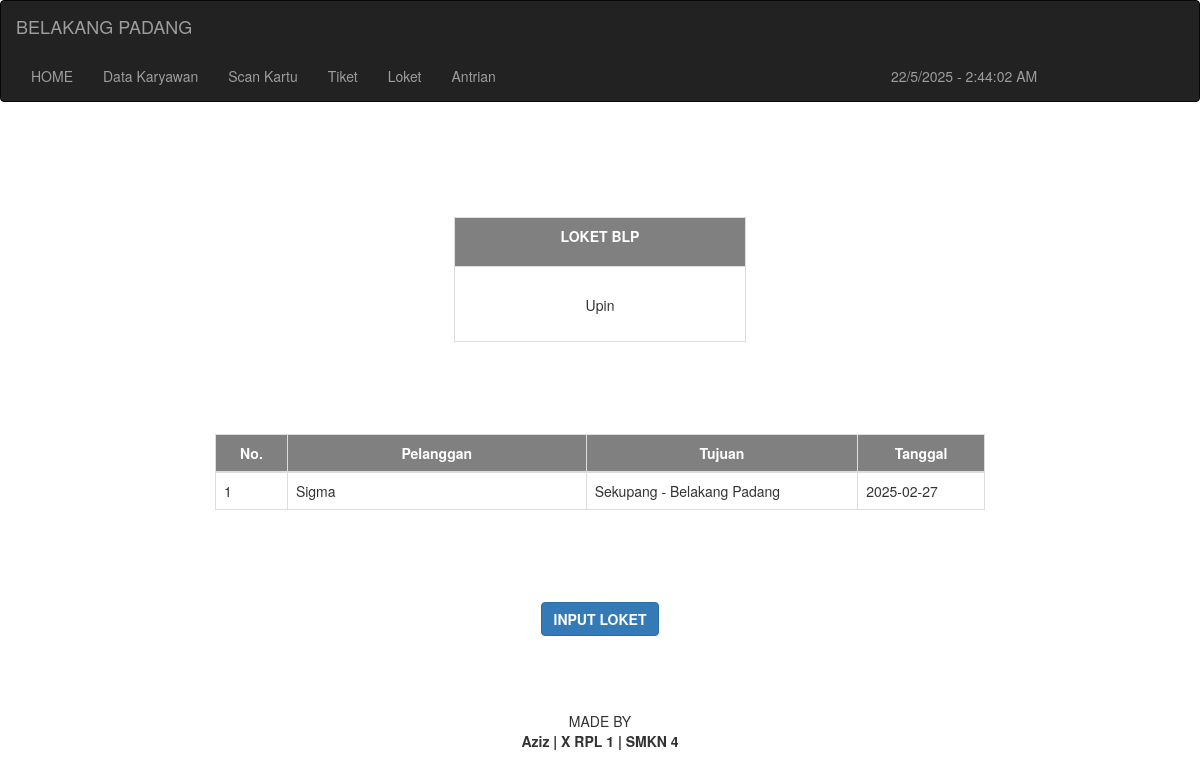
/loketbatam.php, run on the app's committed database.
### tables this page shows
CREATE TABLE `antriloketb` (
  `id` int(11) NOT NULL,
  `nama` varchar(255) NOT NULL,
  `tujuan` varchar(255) NOT NULL,
  `jam` varchar(20) NOT NULL,
  `tanggal` varchar(255) NOT NULL
);

CREATE TABLE `pemesanan` (
  `id_tiket` int(255) NOT NULL,
  `tujuan` varchar(255) NOT NULL,
  `tanggal` date NOT NULL,
  `harga` int(255) NOT NULL,
  `pengemudi` varchar(255) NOT NULL,
  `pelanggan` varchar(255) NOT NULL
);

### loketbatam.php (the view, shortened to what this page needs)
<?php
include "koneksi.php";
$sql_query = "SELECT * FROM antriloketb LIMIT 1";
$sql = mysqli_query($konek, $sql_query);
?>
<!DOCTYPE html>
<html lang="en">
<head>
    <?php include "header.php"; ?>
</head>
<body onload=display_ct();>
    <?php include "menu.php"; ?>
    <div class="container-fluid date">
        <?php
        $pengemudi = '';
        if ($data = mysqli_fetch_array($sql)) {
            $pengemudi = $data['nama'];
            $sql_image = mysqli_query($konek, "SELECT * FROM test WHERE nama='$pengemudi'");
            $data2 = mysqli_fetch_array($sql_image);
        ?>
            <table class="table table2 table-bordered">
                <tr style="background-color: grey; color: white; text-align: center">
                    <td><strong>LOKET BLP</strong></td>
                </tr>
                <tr style="text-align: center;">
                    <td><img src="asset/<?php echo $data2['image_path'] ?>" alt="" style="width: 35%;"><br>
                        <?php echo $data['nama'] ?></td>
                </tr>
            </table>
        <?php } ?>
    </div>
    <div class="container-fluid date">
        <table class="table table-bordered">
            <thead>
                <tr style="background-color: grey; color: white">
                    <th style="width: 10px; text-align: center">No.</th>
                    <th style="width: 165px; text-align: center">Pelanggan</th>
                    <th style="width: 150px; text-align: center">Tujuan</th>
                    <th style="width: 70px; text-align: center">Tanggal</th>
                </tr>
            </thead>
            <tbody>
                <?php
                $sql_query2 = "SELECT * FROM pemesanan WHERE pengemudi='$pengemudi'";
                $sql2 = mysqli_query($konek, $sql_query2);
                $no = 0;
                while ($data2 = mysqli_fetch_array($sql2)) {
                    $no++;
                ?>
                    <tr>
                        <td><?php echo $no; ?></td>
                        <td><?php echo $data2['pelanggan']; ?></td>
                        <td><?php echo $data2['tujuan']; ?></td>
                        <td><?php echo $data2['tanggal']; ?></td>
                    </tr>
                <?php } ?>
            </tbody>
        </table>
    </div>
    <a href="inputLoketBatam.php" style="margin: auto; margin-bottom: 75px;display:flex; justify-content: center; align-items: center"> <button class="btn btn-primary"><strong>INPUT LOKET</strong></button></a>
    <?php include "footer.php"; ?>
</body>
</html>

### loketbatam.php (style rules this page uses)
.date { display: flex; justify-content: center; align-items: center; gap: 200px; width: 100%; min-height: 30vh; }
.table2 { border: 1px solid #ddd; width: 25%; max-width: 25%; height: 125px; margin: auto; margin-bottom: 20px; background-color: transparent; border-collapse: collapse; border-spacing: 0; box-sizing: border-box; }

### data on the page
antriloketb: nama "Upin"
pemesanan: pelanggan "Sigma", tujuan "Sekupang - Belakang Padang", tanggal "2025-02-27"
